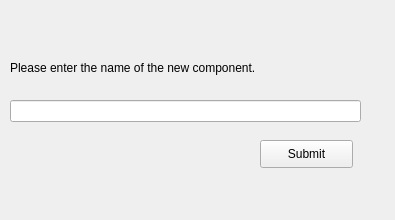
<?xml version="1.0" encoding="UTF-8"?>
<ui version="4.0">
 <class>Form</class>
 <widget class="QWidget" name="Form">
  <property name="geometry">
   <rect>
    <x>0</x>
    <y>0</y>
    <width>395</width>
    <height>220</height>
   </rect>
  </property>
  <property name="windowTitle">
   <string>Form</string>
  </property>
  <widget class="QLineEdit" name="compname">
   <property name="geometry">
    <rect>
     <x>10</x>
     <y>100</y>
     <width>351</width>
     <height>22</height>
    </rect>
   </property>
  </widget>
  <widget class="QLabel" name="label">
   <property name="geometry">
    <rect>
     <x>10</x>
     <y>60</y>
     <width>301</width>
     <height>16</height>
    </rect>
   </property>
   <property name="text">
    <string>Please enter the name of the new component.</string>
   </property>
  </widget>
  <widget class="QPushButton" name="Submit">
   <property name="geometry">
    <rect>
     <x>260</x>
     <y>140</y>
     <width>93</width>
     <height>28</height>
    </rect>
   </property>
   <property name="text">
    <string>Submit</string>
   </property>
  </widget>
 </widget>
 <resources/>
 <connections/>
</ui>
